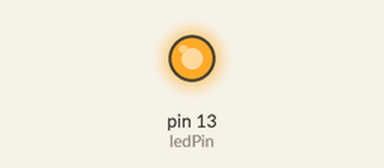
Bench run of a sketch on a simulated Arduino Uno, built with avr-gcc and run on an emulated ATmega328P. On the bench: output pins drawn as LEDs (lit = HIGH). What the sketch prints to the serial monitor is not drawn.

Above: at 0.1 s.
Timing chart, 0 to 1.6 s (numbered marks = the images above):
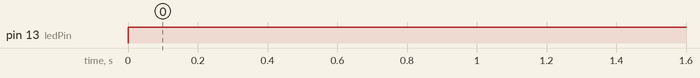

Measured:
- by itself, pin 13 (ledPin): LOW → HIGH at 0.00 s

The sketch:

CherylArduino.ino
```cpp
#include <AccelStepper.h>
#include <Wire.h>
#include <Adafruit_MotorShield.h>
#include "utility/Adafruit_MS_PWMServoDriver.h"

#define NUM_MOTORS 2

byte speeds[NUM_MOTORS];
int index;
int ledPin = 13;
bool test;

//Setup Stacked Shields
Adafruit_MotorShield AFMSbot(0x61); // Rightmost jumper closed
Adafruit_MotorShield AFMStop(0x60); // Default address, no jumpers

// On the top shield, connect a steppers to port M3/M4 with 200 steps
Adafruit_StepperMotor *myStepper2 = AFMStop.getStepper(200, 2);

// On the bottom shield connect a stepper to port M3/M4 with 200 steps
Adafruit_StepperMotor *myStepper1 = AFMSbot.getStepper(200, 2);

// you can change these to DOUBLE or INTERLEAVE or MICROSTEP!
void forwardstep1() {
  myStepper1->onestep(FORWARD, MICROSTEP);
}
void backwardstep1() {
  myStepper1->onestep(BACKWARD, MICROSTEP);
}

// you can change these to DOUBLE or INTERLEAVE or MICROSTEP!
void forwardstep2() {
  myStepper2->onestep(FORWARD, MICROSTEP);
}
void backwardstep2() {
  myStepper2->onestep(BACKWARD, MICROSTEP);
}

AccelStepper Astepper1(forwardstep1, backwardstep1); // use functions to step
AccelStepper Astepper2(forwardstep2, backwardstep2); // use functions to step

AccelStepper* steppers[NUM_MOTORS];


void setup()
{
   Serial.begin(9600);           // set up Serial library at 9600 bps
   Serial.println("Stepper test!");

  AFMSbot.begin();  // create with the default frequency 1.6KHz
  AFMStop.begin();
  //AFMS.begin(1000);  // OR with a different frequency, say 1KHz
  steppers[0] = &Astepper1;
  steppers[1] = &Astepper2;
  for(int i = 0; i < NUM_MOTORS; i++) {
    speeds[i] = 0;
  }
  index = 0;
  Astepper1.setSpeed(speeds[0]);
  pinMode(ledPin, OUTPUT);
  test = true;
}

void loop()
{
  while(Serial.available()) {
    speeds[index] = Serial.read();
    index++;
  }
  if(index == NUM_MOTORS) {
    test = !test;
    index = 0;
    for(int i = 0; i < NUM_MOTORS; i++) {
      float val = map(speeds[i], 0, 256, -500, 500);
      if (abs(val) < 0.01) val = 0;
      steppers[i]->setSpeed(val);
    }

  }

  if(test) {
      digitalWrite(ledPin, HIGH);
  } else {
      digitalWrite(ledPin, LOW);
  }

  for(int i = 0; i < NUM_MOTORS; i++) {
    steppers[i]->runSpeed();
  }
}

int lerp(int a, int b, float rate) {
  return a + rate * (b - a);
}
```
